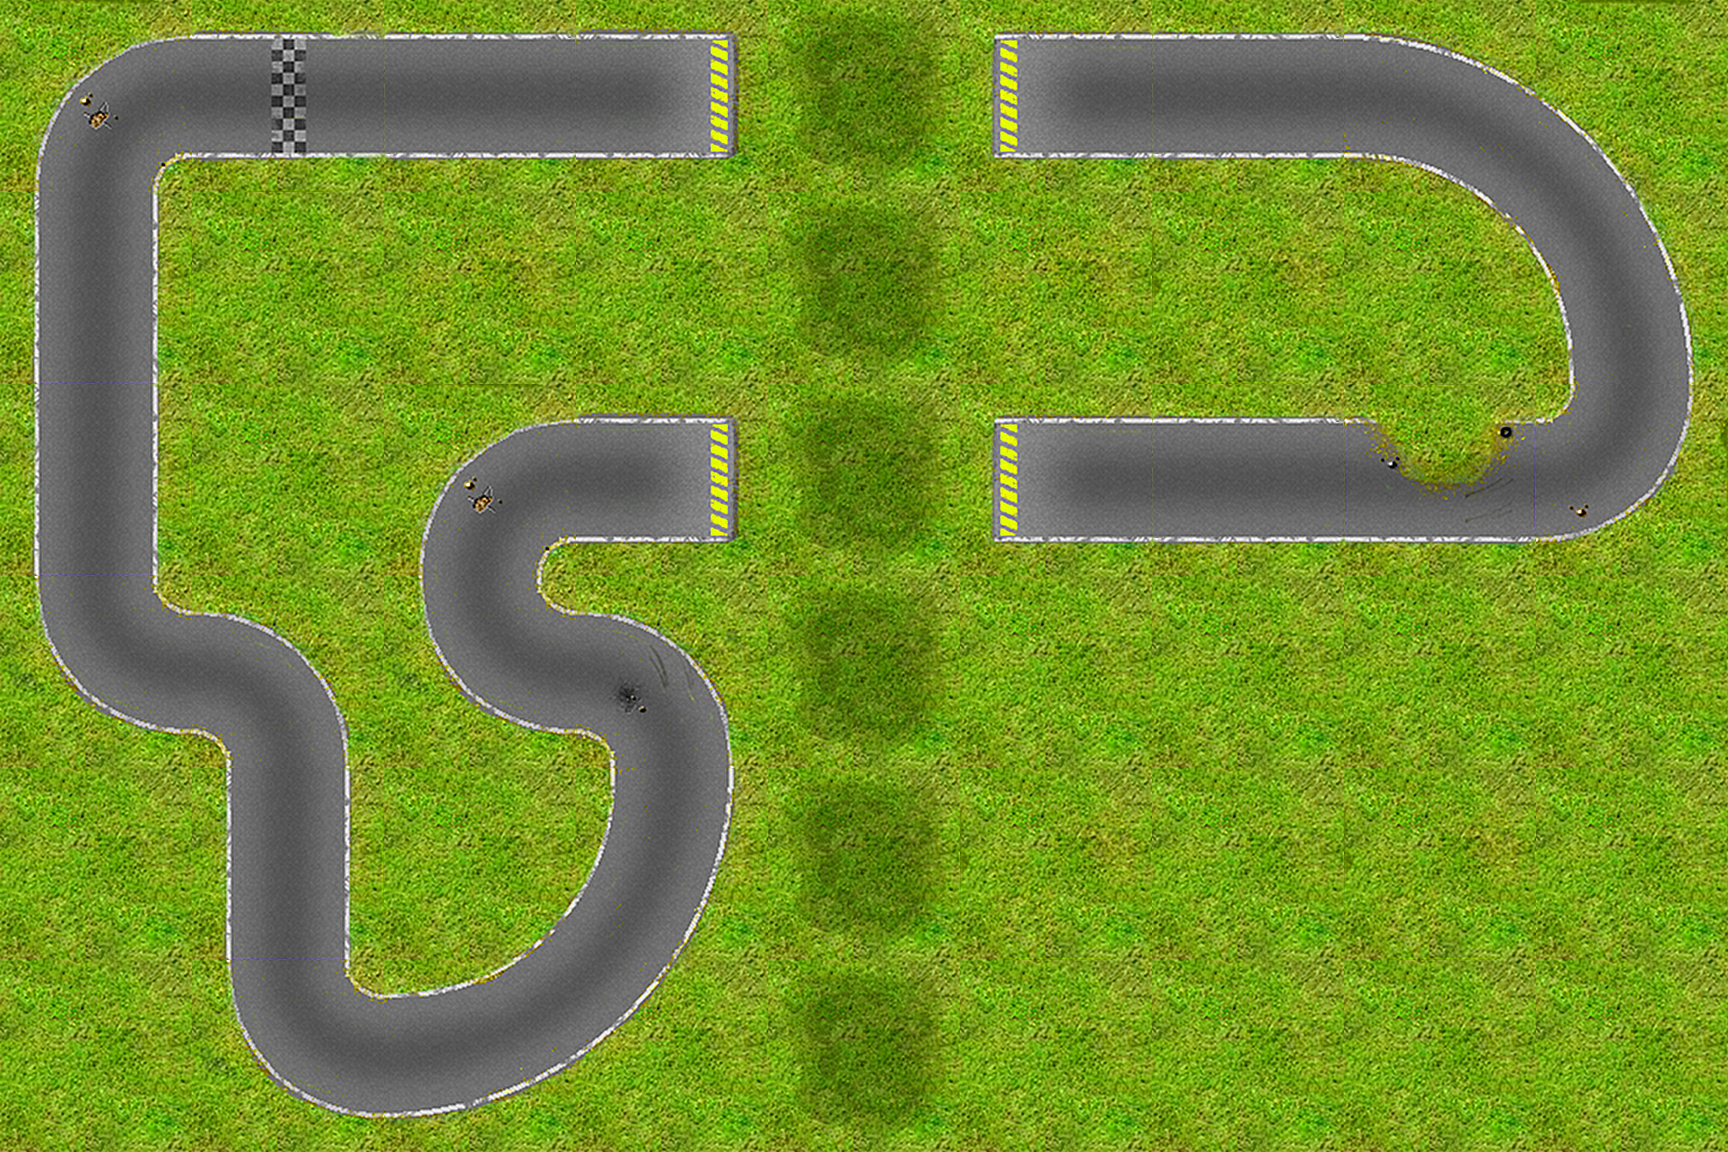

This is a level from a 2D game, rendered from its Tiled map with the project's own tilesets. A one-line summary and the map file follow, with tile-layer data summarised:
An orthogonal 9x6 tile map with 192x192 px tiles, 1 tile layer (Tile Layer 1).

<map height="6" orientation="orthogonal" tileheight="192" tilewidth="192" version="1.0" width="9"><properties><property name="blended tiles" value="" /></properties>
 <tileset firstgid="1" name="tileset" tileheight="192" tilewidth="192">
  <image height="2880" source="tilesets/nature/192.png" width="768" />
 </tileset>
 <layer height="6" name="Tile Layer 1" width="9">
  <data>[54 cells, 54 non-empty, 23 distinct tile ids]</data>
 </layer>
</map>
